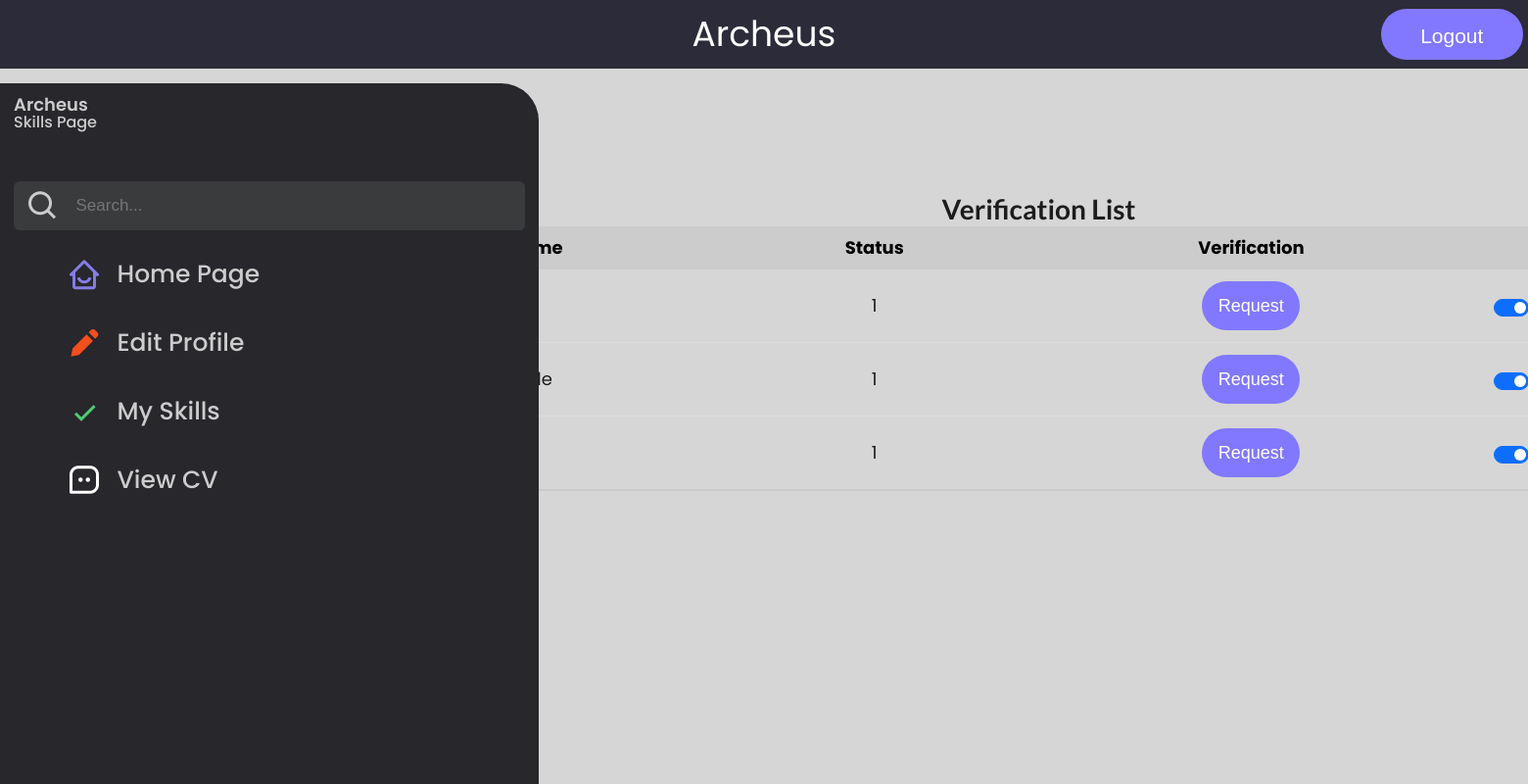
/skills_table.php (signed in), run on the app's committed database.
### tables this page shows
CREATE TABLE `cv_tech_skill` (
  `tech_skill_id` int(11) NOT NULL,
  `st_username` varchar(255) NOT NULL,
  `tech_skill_name` varchar(255) DEFAULT NULL,
  `tech_skill_desc` varchar(255) DEFAULT NULL,
  `tech_skill_related_project` varchar(255) DEFAULT NULL,
  `tech_skill_verification` int(11) NOT NULL DEFAULT 0,
  `tech_skill_toggle` int(11) NOT NULL DEFAULT 0
);

### skills_table.php (the view, shortened to what this page needs)
<?php
 if(
    isset($_SESSION['st_user']) && !empty($_SESSION['st_user'])
 ){
    ?>
<!DOCTYPE html>
<html lang="en">
<head>
    <link rel="stylesheet" href="skills_table.css">
    <link href='https://unpkg.com/boxicons@2.1.1/css/boxicons.min.css' rel='stylesheet'>
    <link href="https://cdn.jsdelivr.net/npm/bootstrap@5.0.2/dist/css/bootstrap.min.css" rel="stylesheet"
>
    <link rel="stylesheet"
        href="https://cdnjs.cloudflare.com/ajax/libs/bootstrap-tagsinput/0.8.0/bootstrap-tagsinput.css" />
    <link href='https://unpkg.com/boxicons@2.1.2/css/boxicons.min.css' rel='stylesheet'>
    <link href="https://cdn.jsdelivr.net/npm/bootstrap@5.0.2/dist/css/bootstrap.min.css" rel="stylesheet"
>
    <link rel="stylesheet" href="https://cdn.jsdelivr.net/npm/semantic-ui@2.4.2/dist/semantic.min.css">
</head>
<body class="dark">
    <div class="layout">
        <nav class="navbar fixed-top navbar top">
            <div id="top_title">
                <span class="home_button" onclick="window.location.href = 'student_home.php';">Archeus</span>
            </div>
            <div id="top_logout">
                <a class="ui orange button huge" name="logout"
                    onclick="window.location.href = 'student_logoutprocess.php';" id="buttonbox2">Logout</a>
            </div>
        </nav>
        <div class="mid">
            <nav class="sidebar open">
                <header>
                    <div class="image-text">
                        <div class="text logo-text">
                            <span class="name">Archeus</span>
                            <span class="profession">Skills Page</span>
                        </div>
                    </div>
                </header>
                <div class="menu-bar">
                    <div class="menu">
                        <li class="search-box">
                            <i class='bx bx-search icon'></i>
                            <input type="text" placeholder="Search...">
                        </li>
                        <ul class="menu-links">
                            <li class="nav-link" id="link_list">
                                <a href="#">
                                    <i class='bx bx-home-smile icon' style='color:#857de7'></i>
                                    <span class="text nav-text" onclick="window.location.href = 'student_home.php';"
                                        id="menuitems">Home Page</span>
                                </a>
                            </li>
                            <li class="nav-link" id="link_list">
                                <a href="#">
                                    <i class='bx bxs-pencil icon' style='color:#f24e1e'></i>
                                    <span class="text nav-text" id="menuitems">Edit Profile</span>
                                </a>
                            </li>
                            <li class="nav-link" id="link_list">
                                <a href="#">
                                    <i class='bx bx-check icon' style='color:#4ecb71'></i>
                                    <span class="text nav-text" id="menuitems"
                                        onclick="window.location.href = 'skills_table.php';">My Skills</span>
                                </a>
                            </li>
                            <li class="nav-link" id="link_list">
                                <a href="#">
                                    <i class='bx bx-message-square-dots icon' style='color:#ffffff'></i>
                                    <span class="text nav-text" id="menuitems"
                                        onclick="window.location.href = 'cv_template.php';">View CV</span>
                                </a>
                            </li>
                        </ul>
                    </div>
                </div>
            </nav>
        </div>
        <div class="container">
            <div class="contentbox">
                    <div class="col">
                        <h1>Verification List</h1>
                    </div>
                    <?php
                    try{
                        include "db_connect.php";
                        $id = $_SESSION['st_user'];
                    $sqlquery1="SELECT * from cv_tech_skill WHERE st_username =$id";
                    $result1 = mysqli_query($conn, $sqlquery1);
                    ?>
                    <table class="styled-table">
                        <thead>
                            <tr>
                                <th>Skill Name</th>
                                <th>Status</th>
                                <th>Verification</th>
                                <th>Active</th>
                            </tr>
                        </thead>
                        <tbody>
                            <?php
                                while($x=mysqli_fetch_assoc($result1)){
                                    $uid = $x['tech_skill_id'] ;
                            ?>
                        <tr>
                            <td><?php echo $x['tech_skill_name']; ?></td>
                            <td><?php echo $x['tech_skill_verification']; ?></td>
                            <td>
                                <button class="request_btn"  onclick="window.location.href = 'request_validation.php?data=<?php echo $uid?>';">Request</button>
                            </td>
                            <td>
                                <center>
                                    <div class="form-check form-switch">
                                        <input type="checkbox" class="form-check-input"
                                            <?php if($x['tech_skill_toggle']=='1'){echo "checked";}?>
                                            onclick="toggleStatus1(<?php echo $x['tech_skill_id']?>)" id="check">
                                    </div>
                                </center>
                            </td>
                        </tr>
                        <?php
                                }
                         ?>
                        </tbody>
                    </table>
                    <?php
                }catch (PDOException $ex) {
                    echo '<script>alert("Found error");window.location = "welcome.php";</script>';
                }
                ?>
            </div>
        </div>
    </div>
</body>
</html>
<?php
}
 else{
    ?>
<script>
    location.assign('welcome.php')
</script>
<?php
}
?>

### skills_table.css (style rules this page uses)
* { margin: 0; padding: 0; box-sizing: border-box; font-family: 'Poppins', sans-serif; }
:root { --sidebar-color: #FFF; --primary-color: #695CFE; --primary-color-light: #F6F5FF; --toggle-color: #DDD; --text-color: #707070; --tran-03: all 0.2s ease; --tran-03: all 0.3s ease; --tran-04: all 0.3s ease; --tran-05: all 0.3s ease; }
body { min-height: 100vh; background-color: var(--body-color); transition: var(--tran-05); background-repeat: no-repeat; background-size: fill; background-color: #2D2D2D; }
body.dark { --body-color: #18191a; --sidebar-color: #27272c; --primary-color: #3a3b3c; --primary-color-light: #3a3b3c; --toggle-color: #fff; --text-color: #ccc; }
.sidebar { position: fixed; top: 0; left: 0; height: 1420px; width: 550px; margin-top: 85px; padding: 10px 14px; padding-bottom: 90px; border-radius: 0 38px 38px 0; border: 0px; background: var(--sidebar-color); transition: var(--tran-05); z-index: 100; }
.sidebar li { height: 50px; list-style: none; display: flex; align-items: center; margin-top: 10px; }
.sidebar header .image, .sidebar .icon { min-width: 60px; border-radius: 6px; }
.sidebar .icon { min-width: 60px; border-radius: 6px; height: 100%; display: flex; align-items: center; justify-content: center; font-size: 36px; }
.sidebar .text, .sidebar .icon { color: var(--text-color); transition: var(--tran-03); }
.sidebar .text { font-size: 25px; font-weight: 500; white-space: nowrap; opacity: 1; }
.sidebar header { position: relative; }
.sidebar header .image-text { display: flex; align-items: center; }
.sidebar header .logo-text { display: flex; flex-direction: column; }
header .image-text .name { margin-top: 2px; font-size: 18px; font-weight: 600; }
header .image-text .profession { font-size: 16px; margin-top: -2px; display: block; }
.sidebar .menu { margin-top: 40px; }
.sidebar li.search-box { border-radius: 6px; background-color: var(--primary-color-light); cursor: pointer; transition: var(--tran-05); }
.sidebar li.search-box input { height: 100%; width: 100%; outline: none; border: none; background-color: var(--primary-color-light); color: var(--text-color); border-radius: 6px; font-size: 17px; font-weight: 500; transition: var(--tran-05); }
.sidebar li a { list-style: none; height: 100%; background-color: transparent; display: flex; align-items: center; height: 100%; width: 100%; border-radius: 6px; text-decoration: none; transition: var(--tran-03); }
.sidebar .menu-bar { height: calc(100% - 55px); display: flex; flex-direction: column; justify-content: space-between; overflow-y: scroll; }
.layout { display: flex; flex-direction: column; min-height: 100vh; background-color: #d6d6d6; background-repeat: no-repeat; background-size: cover; height: auto; }
.top { background-color: #2C2B39; overflow: hidden; width: 100%; height: 70px; position: relative; display: flex; flex-direction: row; justify-content: center; align-items: center; font-family: 'Expletus-Sans-Medium', sans-serif !important; text-align: center; font-size: 36px; color: white; border: 0px; }
#top_title { flex-grow: 1; padding-left: 150px; }
#buttonbox2 { width: 145px; height: 52px; border-radius: 29px; font-size: 21px; font-family: Helvetica, sans-serif; font-weight: 500; background-color:#8178ff; }
#link_list { margin: 20px 0; display: flex; align-items: center; }
.mid { display: flex; flex-direction: row; margin-top: 10px !important; height:fit-content; padding-bottom: 90px !important; }
.contentbox { display: flex; position: relative; flex-direction: column; align-items: center; height: auto; width: 1600px; top: 75px; left: 130px; border-radius: 38px; border: 0px; padding: 20px; }
.home_button { cursor: pointer; }
.styled-table { font-size: 18px; font-family: sans-serif; padding: 0 10px 0 10px; width: 1500px; }
.styled-table thead tr { background-color: #ccc; color: #000; text-align: center; }
.styled-table th, .styled-table td { padding: 12px 15px; }
.styled-table tbody tr { border-bottom: 1px solid #dddddd; }
.styled-table tbody tr:last-of-type { border-bottom: 2px solid #ccc; }
.request_btn { width: 100px; height: 50px; border-radius: 25px; color: #fff; background-color: #8178ff; border: none; }
.styled-table tbody { text-align: center; }

### data on the page
cv_tech_skill: tech_skill_verification "1", tech_skill_toggle "☑"
cv_tech_skill: tech_skill_verification "1", tech_skill_toggle "☑"
cv_tech_skill: tech_skill_verification "1", tech_skill_toggle "☑"
